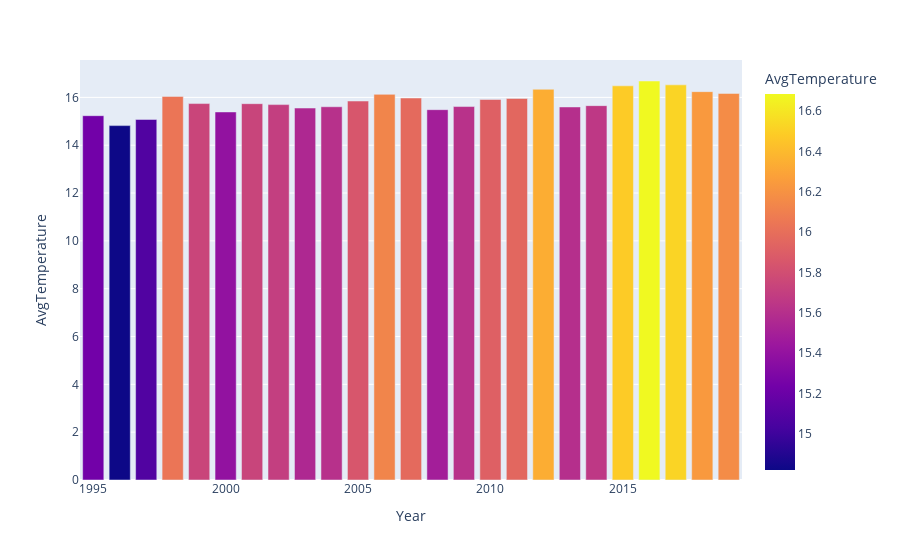

The notebook cell this image was saved under:
### Markdown cell above
Let's plot a bar chart for the same data

### Code cell
px.bar(data_agg, x="Year", y="AvgTemperature", color = "AvgTemperature")

### Figure 1 — Plotly figure (JSON) as saved in the notebook; plotly's stock layout.template omitted (floating-point values rounded to 4 significant figures)
{"data": [{"alignmentgroup": "True", "hovertemplate": "Year=%{x}<br>AvgTemperature=%{marker.color}<extra></extra>", "legendgroup": "", "marker": {"color": [15.23, 14.82, 15.08, 16.04, 15.74, 15.39, 15.74, 15.7, 15.55, 15.61, 15.85, 16.13, 15.97, 15.49, 15.62, 15.91, 15.96, 16.34, 15.6, 15.66, 16.48, 16.69, 16.52, 16.24, 16.16], "coloraxis": "coloraxis", "pattern": {"shape": ""}}, "name": "", "offsetgroup": "", "orientation": "v", "showlegend": false, "textposition": "auto", "type": "bar", "x": [1995, 1996, 1997, 1998, 1999, 2000, 2001, 2002, 2003, 2004, 2005, 2006, 2007, 2008, 2009, 2010, 2011, 2012, 2013, 2014, 2015, 2016, 2017, 2018, 2019], "xaxis": "x", "y": [15.23, 14.82, 15.08, 16.04, 15.74, 15.39, 15.74, 15.7, 15.55, 15.61, 15.85, 16.13, 15.97, 15.49, 15.62, 15.91, 15.96, 16.34, 15.6, 15.66, 16.48, 16.69, 16.52, 16.24, 16.16], "yaxis": "y"}], "layout": {"barmode": "relative", "coloraxis": {"colorbar": {"title": {"text": "AvgTemperature"}}, "colorscale": [[0, "#0d0887"], [0.1111, "#46039f"], [0.2222, "#7201a8"], [0.3333, "#9c179e"], [0.4444, "#bd3786"], [0.5556, "#d8576b"], [0.6667, "#ed7953"], [0.7778, "#fb9f3a"], [0.8889, "#fdca26"], [1, "#f0f921"]]}, "legend": {"tracegroupgap": 0}, "margin": {"t": 60}, "xaxis": {"anchor": "y", "domain": [0, 1], "title": {"text": "Year"}}, "yaxis": {"anchor": "x", "domain": [0, 1], "title": {"text": "AvgTemperature"}}}}
